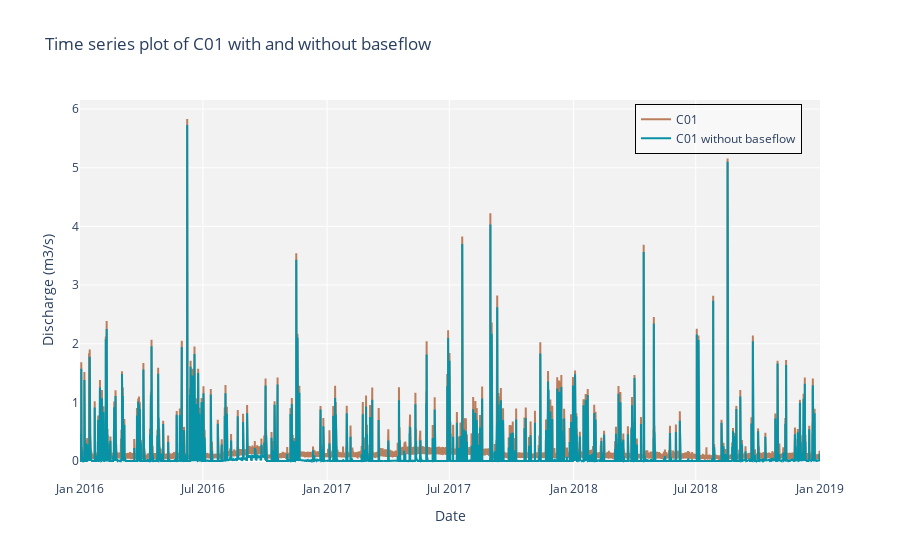

The notebook cell saved with this chart:
### Code cell
import plotly.graph_objects as go

fig = go.Figure()

# Add the C01 line
fig.add_trace(go.Scatter(
                x=WOL4.index,
                y=WOL4['C01']/1000,
                name='C01',
                line=dict(color='rgb(187,126,93)', width=2)))

# Add the C01_without_baseflow line
fig.add_trace(go.Scatter(
                x=WOL4.index,
                y=WOL4['C01_without_baseflow'],
                name='C01 without baseflow',
                line=dict(color='rgb(8,146,165)', width=2)))

# Edit the layout
fig.update_layout(
    title='Time series plot of C01 with and without baseflow',
    xaxis_title='Date',
    yaxis_title='Discharge (m3/s)',
    plot_bgcolor='rgb(242,242,242)',  # Light gray background
    legend=dict(
        x=0.75,  # x position of legend (0-1, left to right)
        y=0.99,  # y position of legend (0-1, bottom to top)
        bgcolor='rgba(255,255,255,0.5)',  # semi-transparent white background
        bordercolor='Black',
        borderwidth=1
    )
)

fig.show()

### Figure 1 — Plotly figure (JSON) as saved in the notebook; plotly's stock layout.template omitted (floating-point values rounded to 4 significant figures; data arrays with more than 128 entries replaced by an {"elided": "..."} marker saying what was removed)
{"data": [{"line": {"color": "rgb(187,126,93)", "width": 2}, "name": "C01", "type": "scatter", "x": {"elided": "26304 str values"}, "y": {"elided": "26304 float values"}}, {"line": {"color": "rgb(8,146,165)", "width": 2}, "name": "C01 without baseflow", "type": "scatter", "x": {"elided": "26304 str values"}, "y": {"elided": "26304 float values"}}], "layout": {"legend": {"bgcolor": "rgba(255,255,255,0.5)", "bordercolor": "Black", "borderwidth": 1, "x": 0.75, "y": 0.99}, "plot_bgcolor": "rgb(242,242,242)", "title": {"text": "Time series plot of C01 with and without baseflow"}, "xaxis": {"title": {"text": "Date"}}, "yaxis": {"title": {"text": "Discharge (m3/s)"}}}}
